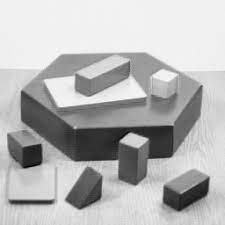
#> input picture corner.jpeg, 225 x 225 px, found by its file name
$ python 30_sub_pixel_corner_detection.py
#> lines starting #> are read from the running program, lines starting #| are printed output that depends on the picture; after the words box and inside, x2 and y2 are one past the last pixel; in counts of white or black regions, pixels touching at a corner belong together; long printed decimals are rounded
# SUB PIXEL CORNER DETECTION

import cv2 as cv
import numpy as np

src = cv.imread("/Users/krtdnc/Desktop/Miuul/OpenCV/corner.jpeg")
#> src is the input picture: shape (225, 225, 3); min 0, max 255, mean 182.9
cv.imshow("original", src)
cv.waitKey(1)

def process(image):
    gray = cv.cvtColor(image, cv.COLOR_BGR2GRAY)
    corners = cv.goodFeaturesToTrack(gray, maxCorners=35, qualityLevel=0.05, minDistance=10)
#> corners = 35 rows, first 8: [147, 139], [117, 161], [201, 86], [121, 141], [40, 144], [208, 177], [22, 91], [9, 200]
    for pt in corners:
        print(pt)
        b = np.random.randint(0, 256)
        g = np.random.randint(0, 256)
        r = np.random.randint(0, 256)
        x = np.int32(pt[0][0])
        y = np.int32(pt[0][1])
        cv.circle(image, (x, y), 5, (int(b), int(g), int(r)), 2)
#> this loop made 35 passes
#> (b, g, r, x, y) on passes 1 to 12: (172, 47, 117, 147, 139), (192, 67, 251, 117, 161), (195, 103, 9, 201, 86), (211, 21, 242, 121, 141), (36, 87, 70, 40, 144), (216, 88, 140, 208, 177), (58, 193, 230, 22, 91), (39, 87, 174, 9, 200), (88, 81, 165, 173, 124), (25, 77, 72, 53, 200), (9, 148, 115, 74, 128), (208, 243, 197, 8, 134)
#| [[147. 139.]]
#| [[117. 161.]]
#| [[201.  86.]]
#| [[121. 141.]]
#| [[ 40. 144.]]
#| [[208. 177.]]
#| [[22. 91.]]
#| [[  9. 200.]]
#> (further printed lines are left out)
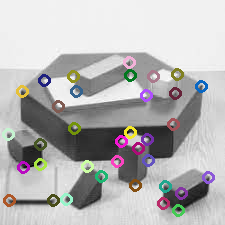
#> image: shape (225, 225, 3); 6.22% of pixels changed, all inside (x1, y1, x2, y2) = (2, 56, 215, 217)

    winsize = (3, 3)
    zeroZone = (-1, -1)

    criteria = (cv.TERM_CRITERIA_EPS + cv.TERM_CRITERIA_COUNT, 40, 0.001)
#> criteria = (3, 40, 0.001)
    corners = cv.cornerSubPix(gray, corners, winsize, zeroZone, criteria)
#> corners = 35 rows, first 8: [148.2, 138.2], [117.7, 159.4], [202.3, 84.49], [118.7, 140.6], [40.78, 143.3], [209.4, 176.5], [20.53, 90.17], [7.98, 199.1]

    for i in range(corners.shape[0]):
        print("--Refined Corner [", i, "] (", corners[i, 0, 0], ",", corners[i, 0, 1], ")")
#> this loop made 35 passes
#| --Refined Corner [ 0 ] ( 148.216 , 138.154 )
#| --Refined Corner [ 1 ] ( 117.68 , 159.375 )
#| --Refined Corner [ 2 ] ( 202.2885 , 84.490 )
#| --Refined Corner [ 3 ] ( 118.738 , 140.646 )
#| --Refined Corner [ 4 ] ( 40.776 , 143.302 )
#| --Refined Corner [ 5 ] ( 209.420 , 176.543 )
#| --Refined Corner [ 6 ] ( 20.529 , 90.173 )
#| --Refined Corner [ 7 ] ( 7.977 , 199.134 )
#> (further printed lines are left out)
    return image

result = process(src)
cv.imshow("result", result)
cv.waitKey(1)

$ run again, with keanu.jpeg copied over corner.jpeg
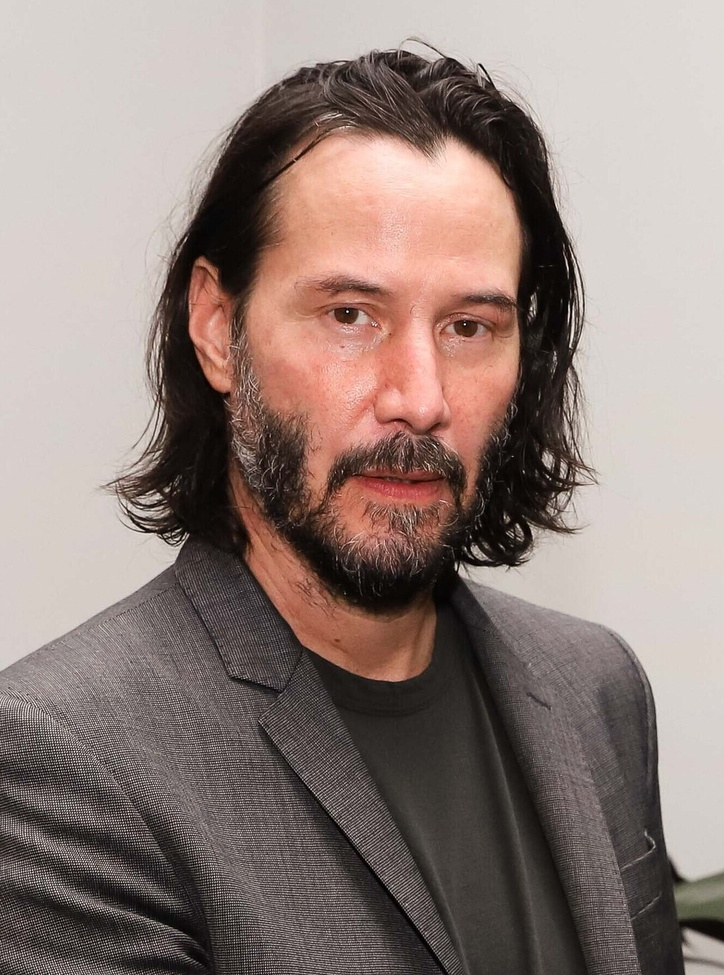
#> input picture keanu.jpeg, 724 x 975 px, shrunk from 1200 x 1616 before the run, found by its file name
#> src is the input picture: shape (975, 724, 3); mean B, G, R 122.3, 128.1, 144.3
#> in process, `gray = cv.cvtColor(image, cv.COLOR_BGR2GRAY)`:
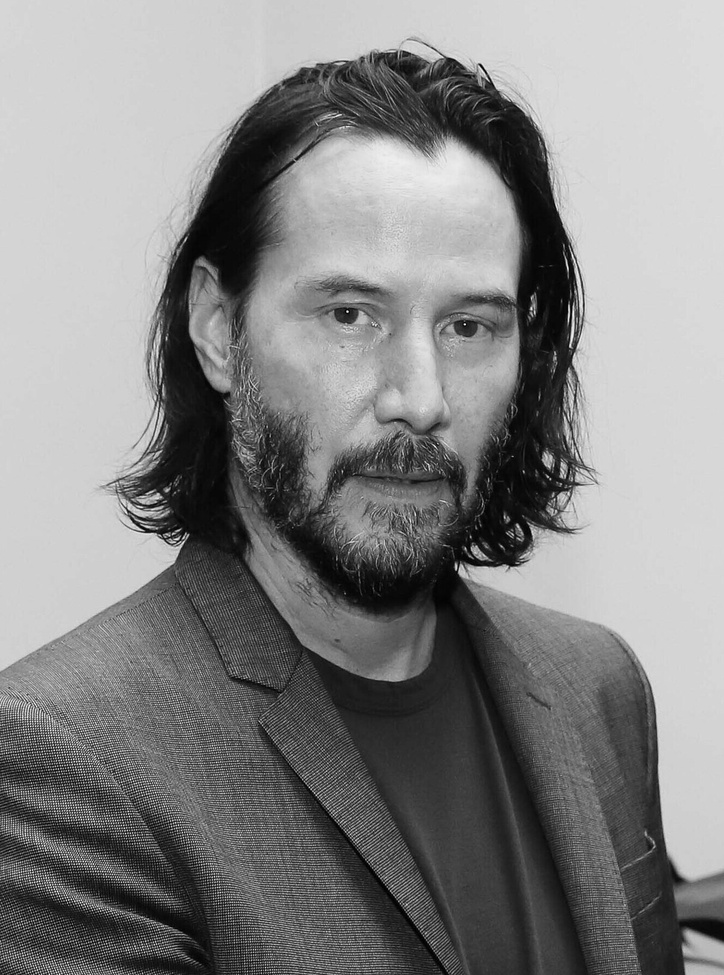
#> gray: shape (975, 724); min 0, max 252, mean 132.3
#> in process, `corners = cv.goodFeaturesToTrack(gray, maxCorners=35, qualityLevel=0.0..`: corners = 35 rows, first 8: [347, 311], [464, 324], [456, 570], [509, 566], [478, 64], [531, 309], [188, 534], [516, 524]
#> the loop in process, `for pt in corners:` made 35 passes
#> (b, g, r, x, y) on passes 1 to 8: (172, 47, 117, 347, 311), (192, 67, 251, 464, 324), (195, 103, 9, 456, 570), (211, 21, 242, 509, 566), (36, 87, 70, 478, 64), (216, 88, 140, 531, 309), (58, 193, 230, 188, 534), (39, 87, 174, 516, 524)
#> (printed output is left out)
#> after the loop in process, `for pt in corners:`:
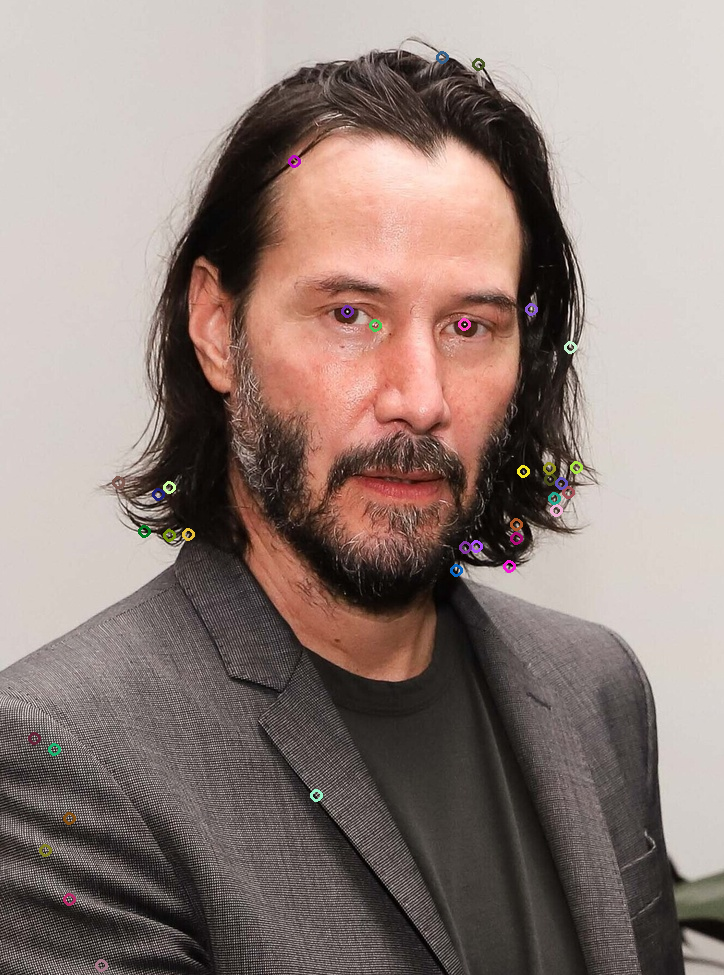
#> image: shape (975, 724, 3); 0.44% of pixels changed, all inside (x1, y1, x2, y2) = (28, 51, 583, 972)
#> criteria = (3, 40, 0.001)
#> in process, `corners = cv.cornerSubPix(gray, corners, winsize, zeroZone, criteria)`: corners = 35 rows, first 8: [346.8, 311.1], [464.4, 323.9], [456.8, 570.7], [509.5, 566.3], [477.6, 62.65], [529.4, 308.7], [188.9, 533.5], [516.1, 522.5]
#> the loop in process, `for i in range(corners.shape[0]):` made 35 passes
#| --Refined Corner [ 0 ] ( 346.773 , 311.125 )
#| --Refined Corner [ 1 ] ( 464.442 , 323.900 )
#| --Refined Corner [ 2 ] ( 456.757 , 570.7361 )
#| --Refined Corner [ 3 ] ( 509.5036 , 566.3438 )
#| --Refined Corner [ 4 ] ( 477.6347 , 62.646 )
#> (further printed lines are left out)
